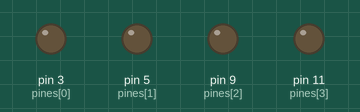
Simulated run of this sketch. Board: Arduino Uno, built with avr-gcc and run on an emulated ATmega328P. Parts: output pins drawn as LEDs (lit = HIGH).

Above: at 0.05 s.
At 2.05 s:
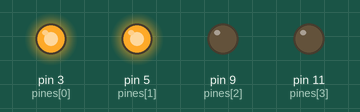
At 4.1 s:
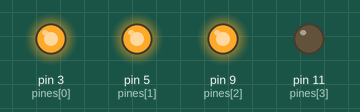
At 8.15 s:
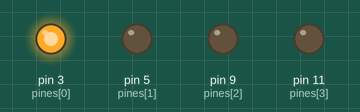
Timing chart, 0 to 11.0 s (numbered marks = the images above):
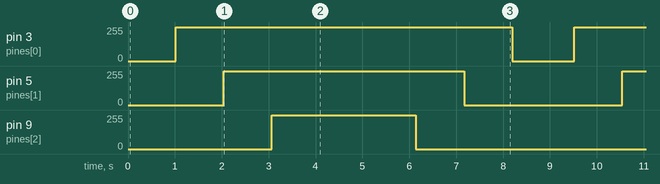

Measured:
- by itself, pin 3 (pines[0]): alternates 254/255 for 7.2 s and 0/255 for 1.3 s
- by itself, pin 5 (pines[1]): alternates 254/255 for 5.1 s and 0/255 for 3.4 s
- by itself, pin 9 (pines[2]): alternates 254/255 for 3.1 s and 0/255 for 5.4 s

The sketch:

pines_analogicos.ino
```cpp
// pines analogicos con voltaje variable
// doble recorrido

int pines[]={3,5,9,11};
//int i=0;

void setup(){
  pinMode(3,OUTPUT);
  pinMode(5,OUTPUT);
  pinMode(9,OUTPUT);
  pinMode(11,OUTPUT);
  apagarTodo();
}

void loop(){
  int i=0;
  for(i=0; i<=3; i++){
    encendido(pines[i]);
  }
  for(i=3; i>=0; i--){
    encendidoR(pines[i]);
  }
  apagarTodo();
  delay(300);
}

void encendido(int pin){
  int i=0;
  for(i=0; i<255; i++){
    analogWrite(pin,i);
    delay(4);
  }
}

void encendidoR(int pin){
  int i=0;
  for(i=255; i>=0; i--){
    analogWrite(pin,i);
    delay(4);
  }
}

void apagarTodo(){
  int i=0;
  for(i=0; i<=3; i++){
    analogWrite(pines[i],0);
  }
}
```
